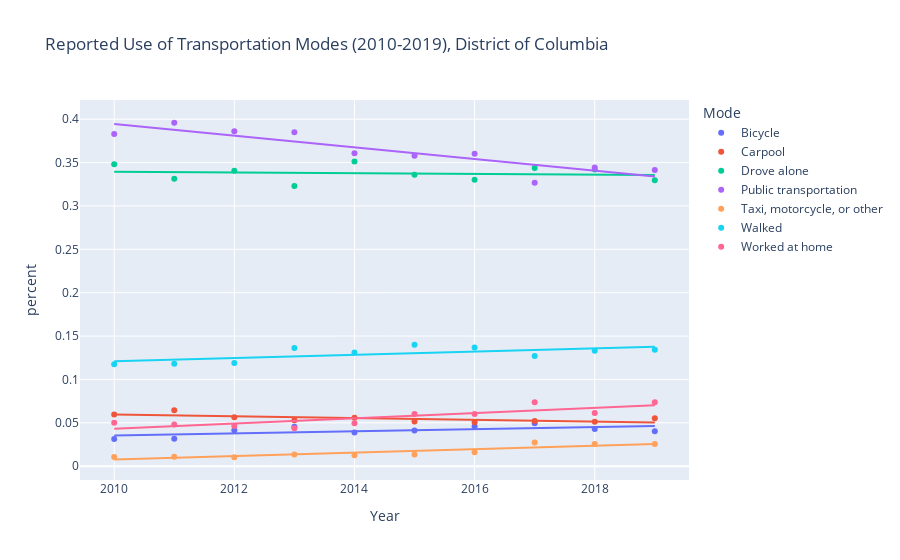

Here is the notebook cell this chart was saved with:
### Markdown cell above
## Conclusions
### Carpool Usage Trends
There was notable volatility in the reported usage of carpooling across the five selected states. It would seem that, visibly, there has been a sudden significant increase in Wyoming's use of carpool. Further analysis would have to be conducted to find any extraneous reasons for the increase, and if that increase is correlated with an increase in ridesharing service usage. Other than that, the trends seem to be mostly constant across time. There is little change overall in carpool usage.
### Public Transportation Usage Trends
There are several trends seen in reported use of public transportation over time. The first notable and most significant trend is seen in District of Columbia's reported use of public transit. There has been a constant a decrease over the last decade or so. Why is this the case?

### Code cell
dc = raw[raw.StateAbbr == 'DC']

fig4 = px.scatter(dc, x='Year', y='percent', color='Mode', trendline='ols', title='Reported Use of Transportation Modes (2010-2019), District of Columbia')
fig4.show()

### Figure 1 — Plotly figure (JSON) as saved in the notebook; plotly's stock layout.template omitted (floating-point values rounded to 4 significant figures)
{"data": [{"hovertemplate": "Mode=Bicycle<br>Year=%{x}<br>percent=%{y}<extra></extra>", "legendgroup": "Bicycle", "marker": {"color": "#636efa", "symbol": "circle"}, "mode": "markers", "name": "Bicycle", "orientation": "v", "showlegend": true, "type": "scatter", "x": [2010, 2011, 2012, 2013, 2014, 2015, 2016, 2017, 2018, 2019], "xaxis": "x", "y": [0.0313, 0.03152, 0.04137, 0.0454, 0.03886, 0.04109, 0.04596, 0.04961, 0.04276, 0.04024], "yaxis": "y"}, {"hovertemplate": "<b>OLS trendline</b><br>percent = 0.00123818 * Year + -2.45351<br>R<sup>2</sup>=0.407701<br><br>Mode=Bicycle<br>Year=%{x}<br>percent=%{y} <b>(trend)</b><extra></extra>", "legendgroup": "Bicycle", "marker": {"color": "#636efa", "symbol": "circle"}, "mode": "lines", "name": "Bicycle", "showlegend": false, "type": "scatter", "x": [2010, 2011, 2012, 2013, 2014, 2015, 2016, 2017, 2018, 2019], "xaxis": "x", "y": [0.03524, 0.03648, 0.03772, 0.03895, 0.04019, 0.04143, 0.04267, 0.04391, 0.04515, 0.04638], "yaxis": "y"}, {"hovertemplate": "Mode=Carpool<br>Year=%{x}<br>percent=%{y}<extra></extra>", "legendgroup": "Carpool", "marker": {"color": "#EF553B", "symbol": "circle"}, "mode": "markers", "name": "Carpool", "orientation": "v", "showlegend": true, "type": "scatter", "x": [2010, 2011, 2012, 2013, 2014, 2015, 2016, 2017, 2018, 2019], "xaxis": "x", "y": [0.05942, 0.06451, 0.0564, 0.05305, 0.05587, 0.05153, 0.05068, 0.05193, 0.05116, 0.05517], "yaxis": "y"}, {"hovertemplate": "<b>OLS trendline</b><br>percent = -0.00100266 * Year + 2.07482<br>R<sup>2</sup>=0.484175<br><br>Mode=Carpool<br>Year=%{x}<br>percent=%{y} <b>(trend)</b><extra></extra>", "legendgroup": "Carpool", "marker": {"color": "#EF553B", "symbol": "circle"}, "mode": "lines", "name": "Carpool", "showlegend": false, "type": "scatter", "x": [2010, 2011, 2012, 2013, 2014, 2015, 2016, 2017, 2018, 2019], "xaxis": "x", "y": [0.05949, 0.05848, 0.05748, 0.05648, 0.05547, 0.05447, 0.05347, 0.05247, 0.05146, 0.05046], "yaxis": "y"}, {"hovertemplate": "Mode=Drove alone<br>Year=%{x}<br>percent=%{y}<extra></extra>", "legendgroup": "Drove alone", "marker": {"color": "#00cc96", "symbol": "circle"}, "mode": "markers", "name": "Drove alone", "orientation": "v", "showlegend": true, "type": "scatter", "x": [2010, 2011, 2012, 2013, 2014, 2015, 2016, 2017, 2018, 2019], "xaxis": "x", "y": [0.3479, 0.3312, 0.3406, 0.3231, 0.3513, 0.336, 0.3303, 0.3438, 0.342, 0.3296], "yaxis": "y"}, {"hovertemplate": "<b>OLS trendline</b><br>percent = -0.000409184 * Year + 1.16189<br>R<sup>2</sup>=0.018888<br><br>Mode=Drove alone<br>Year=%{x}<br>percent=%{y} <b>(trend)</b><extra></extra>", "legendgroup": "Drove alone", "marker": {"color": "#00cc96", "symbol": "circle"}, "mode": "lines", "name": "Drove alone", "showlegend": false, "type": "scatter", "x": [2010, 2011, 2012, 2013, 2014, 2015, 2016, 2017, 2018, 2019], "xaxis": "x", "y": [0.3394, 0.339, 0.3386, 0.3382, 0.3378, 0.3374, 0.337, 0.3366, 0.3362, 0.3357], "yaxis": "y"}, {"hovertemplate": "Mode=Public transportation<br>Year=%{x}<br>percent=%{y}<extra></extra>", "legendgroup": "Public transportation", "marker": {"color": "#ab63fa", "symbol": "circle"}, "mode": "markers", "name": "Public transportation", "orientation": "v", "showlegend": true, "type": "scatter", "x": [2010, 2011, 2012, 2013, 2014, 2015, 2016, 2017, 2018, 2019], "xaxis": "x", "y": [0.383, 0.3959, 0.386, 0.3849, 0.3606, 0.3578, 0.3602, 0.3267, 0.3443, 0.3415], "yaxis": "y"}, {"hovertemplate": "<b>OLS trendline</b><br>percent = -0.00671709 * Year + 13.8957<br>R<sup>2</sup>=0.800680<br><br>Mode=Public transportation<br>Year=%{x}<br>percent=%{y} <b>(trend)</b><extra></extra>", "legendgroup": "Public transportation", "marker": {"color": "#ab63fa", "symbol": "circle"}, "mode": "lines", "name": "Public transportation", "showlegend": false, "type": "scatter", "x": [2010, 2011, 2012, 2013, 2014, 2015, 2016, 2017, 2018, 2019], "xaxis": "x", "y": [0.3943, 0.3876, 0.3809, 0.3742, 0.3674, 0.3607, 0.354, 0.3473, 0.3406, 0.3339], "yaxis": "y"}, {"hovertemplate": "Mode=Taxi, motorcycle, or other<br>Year=%{x}<br>percent=%{y}<extra></extra>", "legendgroup": "Taxi, motorcycle, or other", "marker": {"color": "#FFA15A", "symbol": "circle"}, "mode": "markers", "name": "Taxi, motorcycle, or other", "orientation": "v", "showlegend": true, "type": "scatter", "x": [2010, 2011, 2012, 2013, 2014, 2015, 2016, 2017, 2018, 2019], "xaxis": "x", "y": [0.01061, 0.01095, 0.01028, 0.01336, 0.01269, 0.01344, 0.0161, 0.02737, 0.02548, 0.02558], "yaxis": "y"}, {"hovertemplate": "<b>OLS trendline</b><br>percent = 0.00200539 * Year + -4.02327<br>R<sup>2</sup>=0.791283<br><br>Mode=Taxi, motorcycle, or other<br>Year=%{x}<br>percent=%{y} <b>(trend)</b><extra></extra>", "legendgroup": "Taxi, motorcycle, or other", "marker": {"color": "#FFA15A", "symbol": "circle"}, "mode": "lines", "name": "Taxi, motorcycle, or other", "showlegend": false, "type": "scatter", "x": [2010, 2011, 2012, 2013, 2014, 2015, 2016, 2017, 2018, 2019], "xaxis": "x", "y": [0.007561, 0.009566, 0.01157, 0.01358, 0.01558, 0.01759, 0.01959, 0.0216, 0.0236, 0.02561], "yaxis": "y"}, {"hovertemplate": "Mode=Walked<br>Year=%{x}<br>percent=%{y}<extra></extra>", "legendgroup": "Walked", "marker": {"color": "#19d3f3", "symbol": "circle"}, "mode": "markers", "name": "Walked", "orientation": "v", "showlegend": true, "type": "scatter", "x": [2010, 2011, 2012, 2013, 2014, 2015, 2016, 2017, 2018, 2019], "xaxis": "x", "y": [0.1176, 0.118, 0.119, 0.1363, 0.1311, 0.1401, 0.1367, 0.1269, 0.1331, 0.1343], "yaxis": "y"}, {"hovertemplate": "<b>OLS trendline</b><br>percent = 0.00184829 * Year + -3.59408<br>R<sup>2</sup>=0.440597<br><br>Mode=Walked<br>Year=%{x}<br>percent=%{y} <b>(trend)</b><extra></extra>", "legendgroup": "Walked", "marker": {"color": "#19d3f3", "symbol": "circle"}, "mode": "lines", "name": "Walked", "showlegend": false, "type": "scatter", "x": [2010, 2011, 2012, 2013, 2014, 2015, 2016, 2017, 2018, 2019], "xaxis": "x", "y": [0.121, 0.1228, 0.1247, 0.1265, 0.1284, 0.1302, 0.1321, 0.1339, 0.1358, 0.1376], "yaxis": "y"}, {"hovertemplate": "Mode=Worked at home<br>Year=%{x}<br>percent=%{y}<extra></extra>", "legendgroup": "Worked at home", "marker": {"color": "#FF6692", "symbol": "circle"}, "mode": "markers", "name": "Worked at home", "orientation": "v", "showlegend": true, "type": "scatter", "x": [2010, 2011, 2012, 2013, 2014, 2015, 2016, 2017, 2018, 2019], "xaxis": "x", "y": [0.05012, 0.04791, 0.04639, 0.04385, 0.04959, 0.06011, 0.06008, 0.0737, 0.06133, 0.0736], "yaxis": "y"}, {"hovertemplate": "<b>OLS trendline</b><br>percent = 0.00303707 * Year + -6.06152<br>R<sup>2</sup>=0.716546<br><br>Mode=Worked at home<br>Year=%{x}<br>percent=%{y} <b>(trend)</b><extra></extra>", "legendgroup": "Worked at home", "marker": {"color": "#FF6692", "symbol": "circle"}, "mode": "lines", "name": "Worked at home", "showlegend": false, "type": "scatter", "x": [2010, 2011, 2012, 2013, 2014, 2015, 2016, 2017, 2018, 2019], "xaxis": "x", "y": [0.043, 0.04604, 0.04908, 0.05211, 0.05515, 0.05819, 0.06122, 0.06426, 0.0673, 0.07034], "yaxis": "y"}], "layout": {"legend": {"title": {"text": "Mode"}, "tracegroupgap": 0}, "title": {"text": "Reported Use of Transportation Modes (2010-2019), District of Columbia"}, "xaxis": {"anchor": "y", "domain": [0.0, 1.0], "title": {"text": "Year"}}, "yaxis": {"anchor": "x", "domain": [0.0, 1.0], "title": {"text": "percent"}}}}
